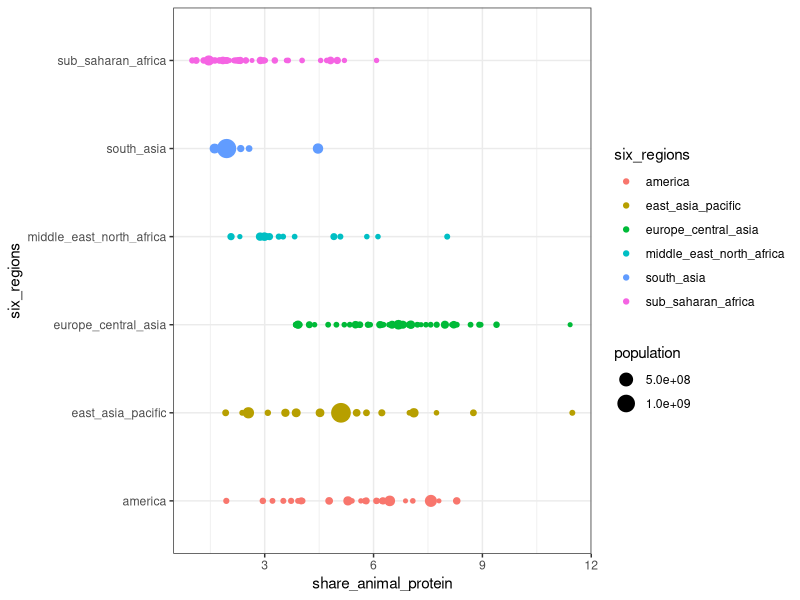

Source code (R):
## ---- chunk 1
library(tidyverse)
library(here)
theme_set(theme_bw())
## ---- chunk 2
animal_protein = read_csv(
    here("data/share-of-calories-from-animal-protein-vs-gdp-per-capita.csv"),
    col_types = cols(
        Entity = col_character(),
        Code = col_character(),
        Year = col_integer(),
        `Share of total calories from animal protein (%)` = col_double(),
        `GDP per capita (2011US$, PPP) ($)` = col_integer(),
        `Total population (Gapminder)` = col_integer())) %>%
    rename(
        country = Entity,
        code = Code,
        year = Year,
        share_animal_protein = `Share of total calories from animal protein (%)`,
        gdp = `GDP per capita (2011US$, PPP) ($)`,
        population = `Total population (Gapminder)`
    )

geography = read_csv(here("data/Data Geographies - v1 - by Gapminder - List of countries.csv"))

protein_recent = animal_protein %>% 
    filter(year > 1999, year < 2014, complete.cases(.)) %>% 
    mutate(code = tolower(code)) %>% 
    left_join(geography, by = c("code" = "geo"))

## ---- chunk 3
protein_recent %>% 
    filter(year == 2013) %>% 
    ggplot(mapping = aes(x = six_regions, 
                         y = share_animal_protein, 
                         size = population,
                         color = six_regions)) + 
    geom_point() + 
    coord_flip()
